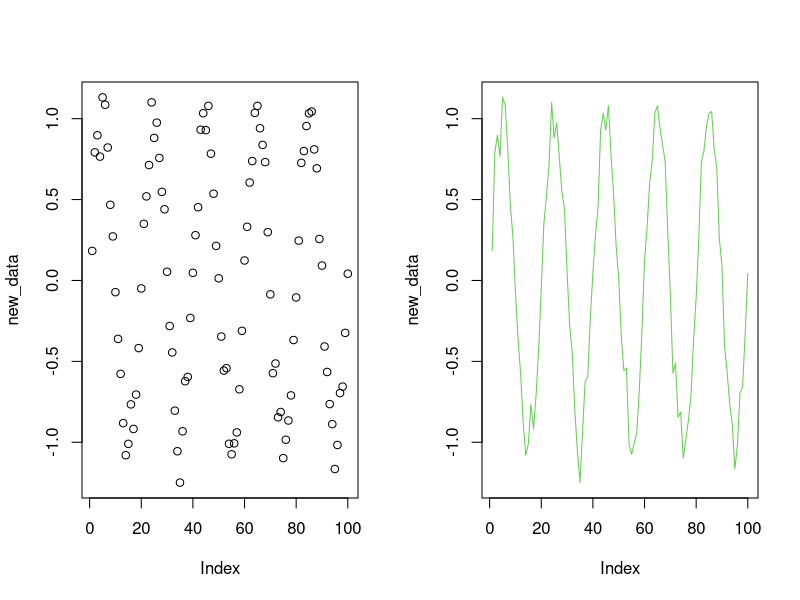
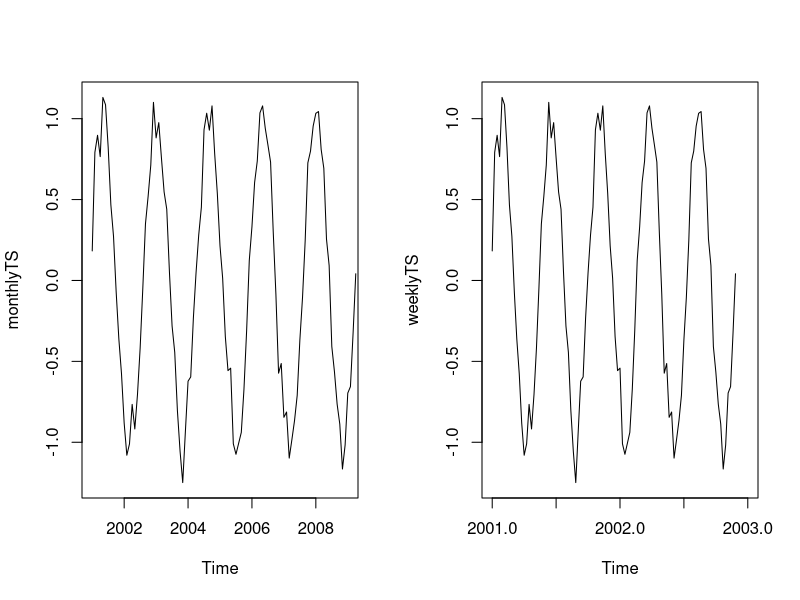
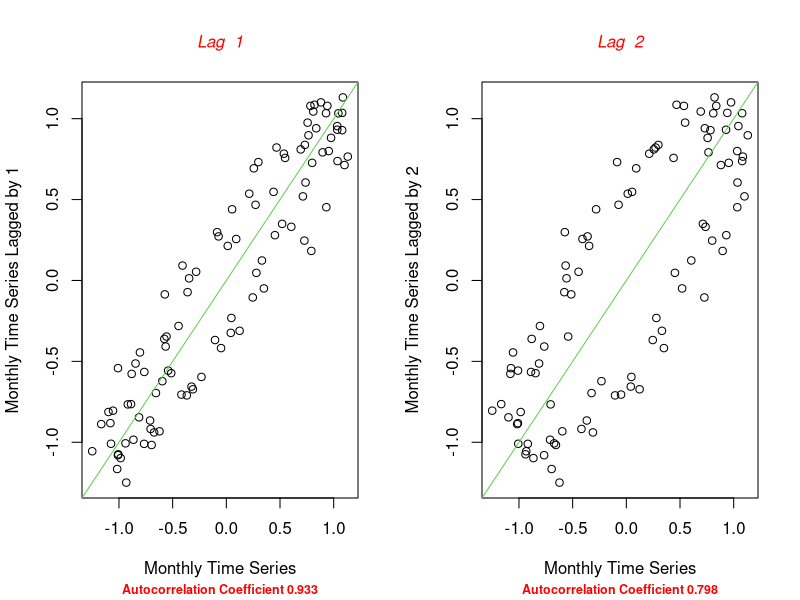
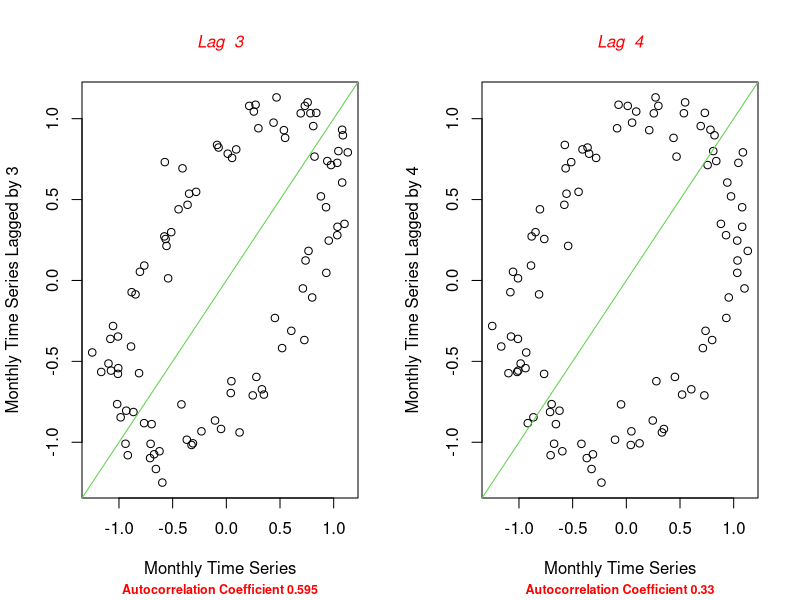
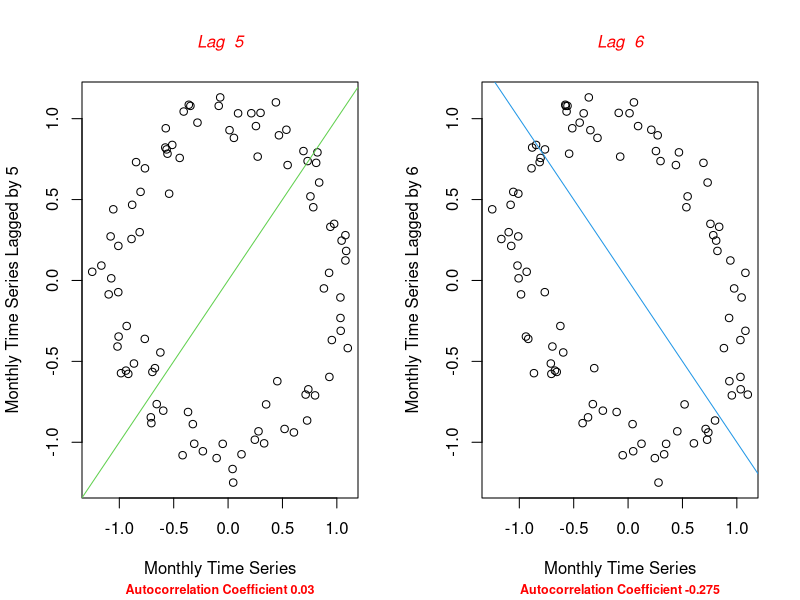
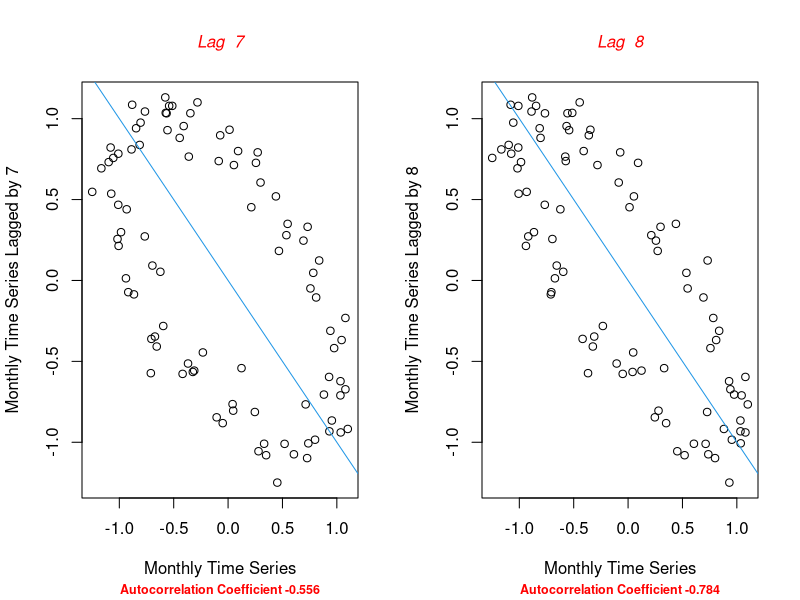
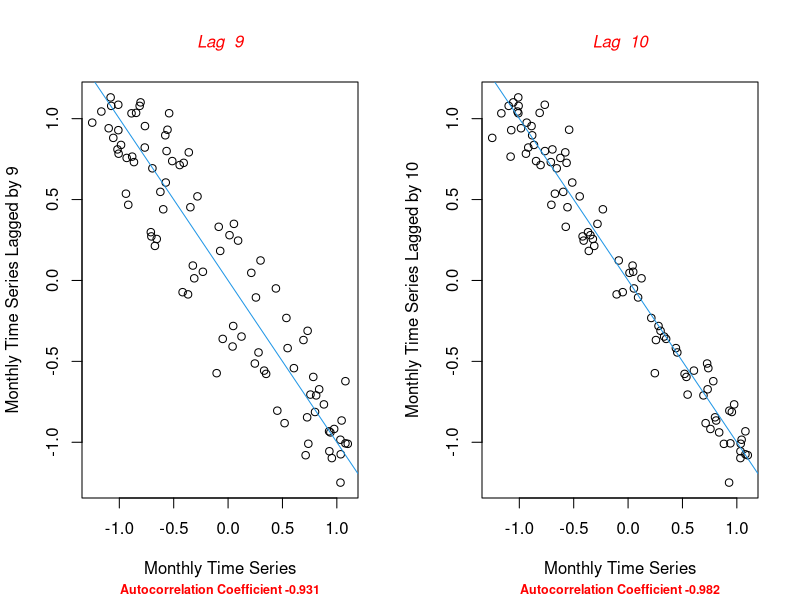
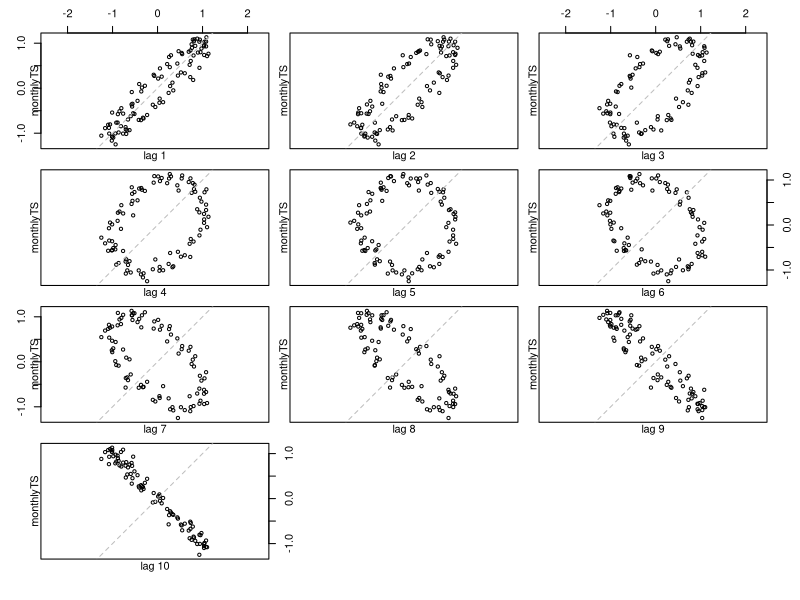

Source code (R) for these figures, in order:
## ---- chunk 1
aSeq <- sin(seq(0.1*pi, 10*pi, 0.1*pi))
# generating a list of 100 random numbers with mean 0 and standard deviation of 0.1  
err <- rnorm(length(aSeq),0, 0.1)  #note: length(aSeq)=100
new_data <- aSeq + err
## ---- chunk 2
par(mfrow=c(1,2))  #arranging the two graphs in one row
plot(new_data)
plot(new_data, type="l", col="3")
## ---- chunk 3
#creating a monthly time series, beginning at January 2001
monthlyTS<- ts(new_data, freq = 12, start=c(2001,1))
plot(monthlyTS, xlim = c(2001, 2009))
monthlyTS
#creating a weekly time series beginning at January 2001
weeklyTS<- ts(new_data, freq = 52, start=c(2001,1))
plot(weeklyTS, xlim = c(2001, 2003))
weeklyTS
## ---- chunk 4

l <- length(monthlyTS)
r <-c()
par(mfrow=c(1,2))
for (i in 1:10){
       lagged<- monthlyTS[(1+i): l]
       laggedToo = monthlyTS[1:(l-i)]
       r[i] <- round(cor(lagged, laggedToo),3)
       
       plot(lagged, laggedToo, xlab ="Monthly Time Series", ylab =paste("Monthly Time Series Lagged by",i))
       title(main = paste("Lag ",i), sub = paste("Autocorrelation Coefficient", r[i]),
      cex.main = 1,   font.main= 3, col.main= "red",
      cex.sub = 0.75, font.sub = 2, col.sub = "red")
       if (i <= 5) {
               abline(a=0, b=1, col=3)
               }
       if (i > 5){
               abline(a=0, b=-1, col=4)
       }
      
       
}
## ---- chunk 5

lag.plot(monthlyTS, lags=10, do.lines =FALSE)
## ---- chunk 6
acf(monthlyTS, lag.max=10, plot = TRUE, main="The ACF of the monthlyTS")


## ---- chunk 7
T <- length(monthlyTS)
2/sqrt(T)
-1*2/sqrt(T)
## ---- chunk 8
white_noise <- runif(100, min=-1, max=1)

## ---- chunk 9

hist(white_noise, main="Histogram of white_noise")

## ---- chunk 10
plot(white_noise, main="Scatter plot of white_noise")
plot(white_noise, type="l", main="The Graph of white_noise")

## ---- chunk 11

lag.plot(white_noise, lags=10, do.lines =FALSE)

## ---- chunk 12
acf(white_noise, plot = TRUE, main="The ACF of the white_noise")

## ---- chunk 13
Jan2011 <- read.csv("Jan2011.csv")
Feb2011 <- read.csv("Feb2011.csv")

## ---- chunk 14
axis_values <- seq(0, 500, by= 10)
#par(mfrow=c(1,2))  #arranging the two graphs in one row
plot(Jan2011$count, type="l", col=4, xaxt="n", xlim=c(0, 460))
axis(1,axis_values )
plot(Feb2011$count, type="l", col=3, xaxt="n")
#plot(1:100, xaxt = "n")
axis(1,axis_values )
## ---- chunk 15
Jan2011_ts <- ts(Jan2011$count, freq=365*24, start=c(2011,0) )
Feb2011_ts <- ts(Feb2011$count, freq = 365*24, start=c(2011, 31*24))
plot.ts(Jan2011_ts, col=4)
plot.ts(Feb2011_ts, col=3)
## ---- chunk 16
lag.plot(Jan2011_ts, lags=24, do.lines =TRUE, col=4)
lag.plot(Feb2011_ts, lags=50, do.lines =TRUE, col=3)

## ---- chunk 17
acf(Jan2011_ts, plot = TRUE, main="The ACF for January 2011", col=4)
acf(Feb2011_ts, plot = TRUE, main="The ACF for February 2011", col=3)

